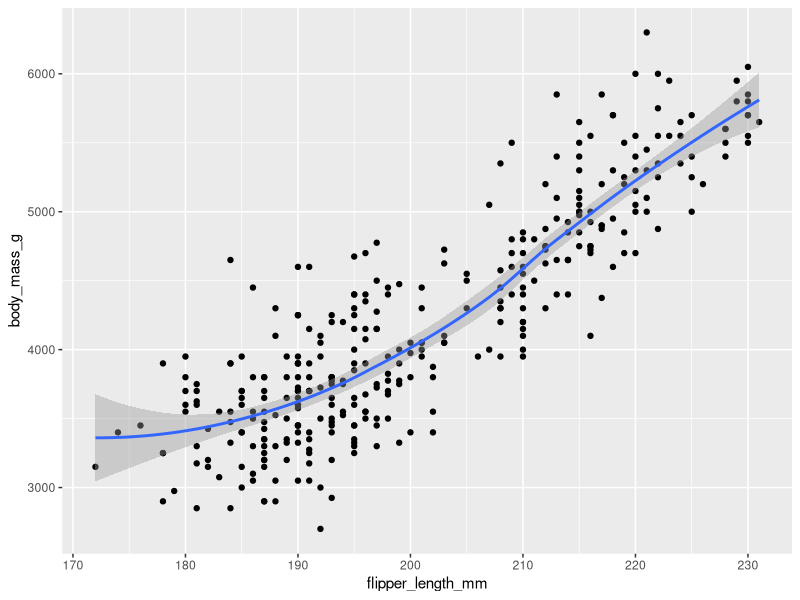
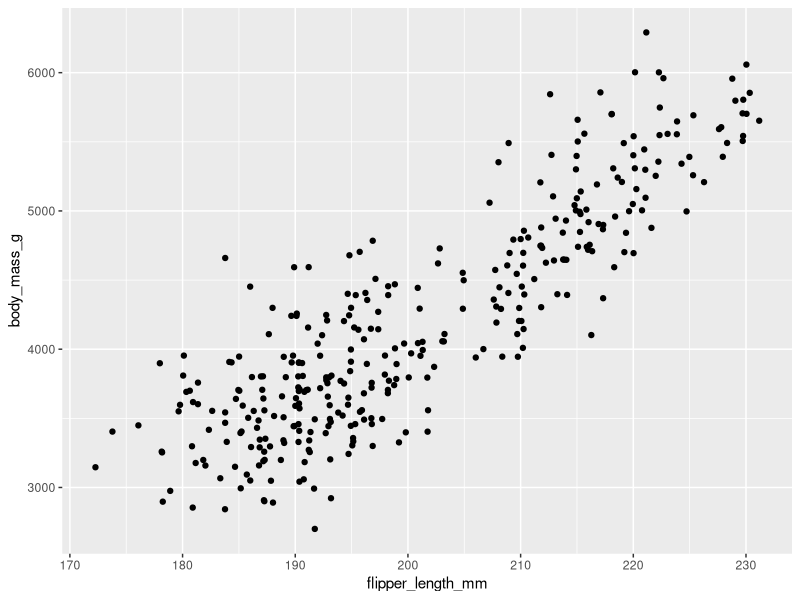
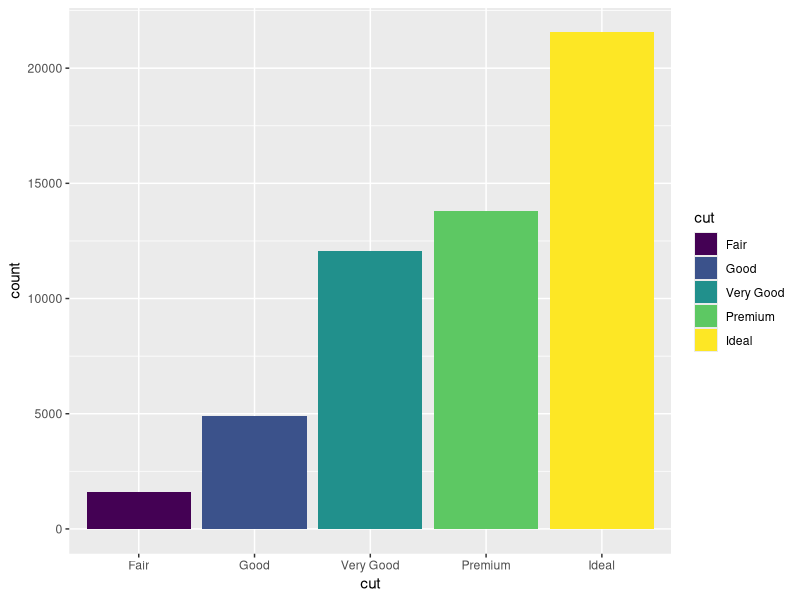

Generate these figures, in order, with R:
library(tidyverse)
library(palmerpenguins)
library(ggplot2)

#combining different types of geomes with + sign

ggplot(data = penguins) + geom_point(mapping = aes(x=flipper_length_mm,y=body_mass_g)) + 
  geom_smooth(mapping = aes(x=flipper_length_mm,y=body_mass_g))

ggplot(data = penguins) + geom_jitter(mapping = aes(x=flipper_length_mm,y=body_mass_g))

view(diamonds)
ggplot(data = diamonds) + geom_bar(mapping = aes(x=cut,fill=cut))
